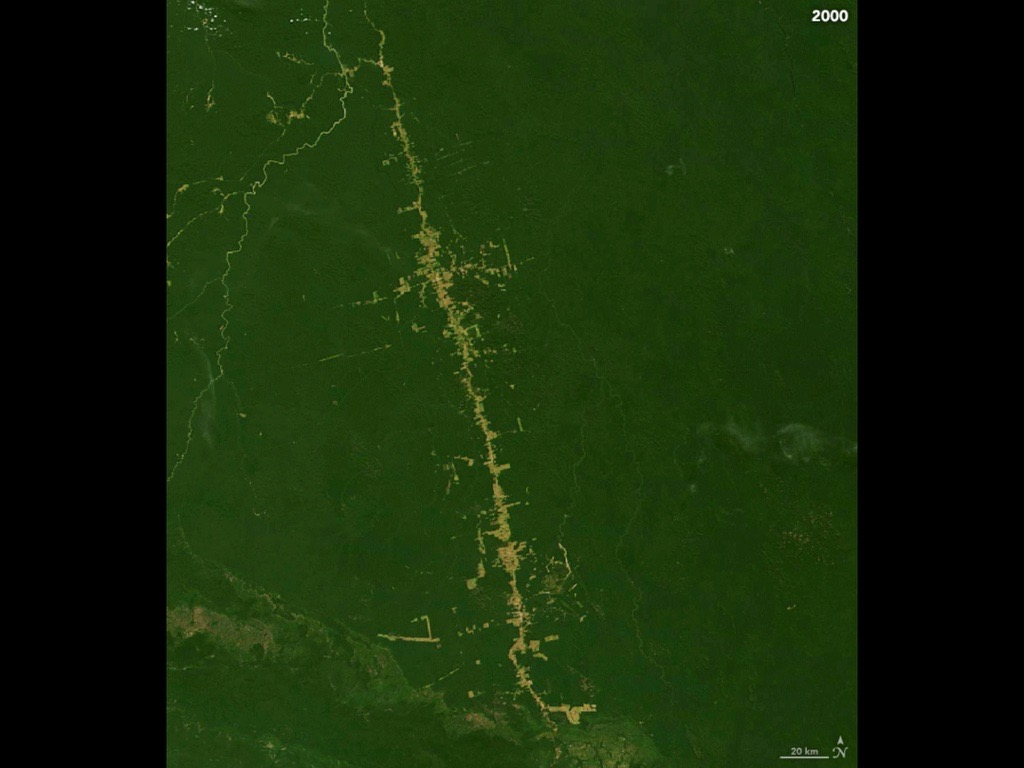
#> input picture deforestation_ama1/photo/2000.png, 1024 x 768 px, found by its file name; its folder holds 4 pictures in this run
$ python A5__ok.py
#> lines starting #> are read from the running program, lines starting #| are printed output that depends on the picture; after the words box and inside, x2 and y2 are one past the last pixel; in counts of white or black regions, pixels touching at a corner belong together
import cv2
import numpy as np
import os
import shutil
import openpyxl


def highlight_green_areas(input_image_path, output_image_path, lower_green, upper_green):
    # Charger l'image d'entrée
    image = cv2.imread(input_image_path)
#> image is the input picture: shape (768, 1024, 3); mean B, G, R 9.2, 41.9, 22.7

    # Convertir l'image en format HSV (teinte, saturation, valeur)
    hsv_image = cv2.cvtColor(image, cv2.COLOR_BGR2HSV)
#> hsv_image: shape (768, 1024, 3); mean H, S, V 33.1, 138.9, 41.9

    # Définir la plage de couleurs verte que vous souhaitez détecter
    lower_green = np.array(lower_green)
    upper_green = np.array(upper_green)

    # Créer un masque pour les pixels verts dans la plage spécifiée
    mask = cv2.inRange(hsv_image, lower_green, upper_green)
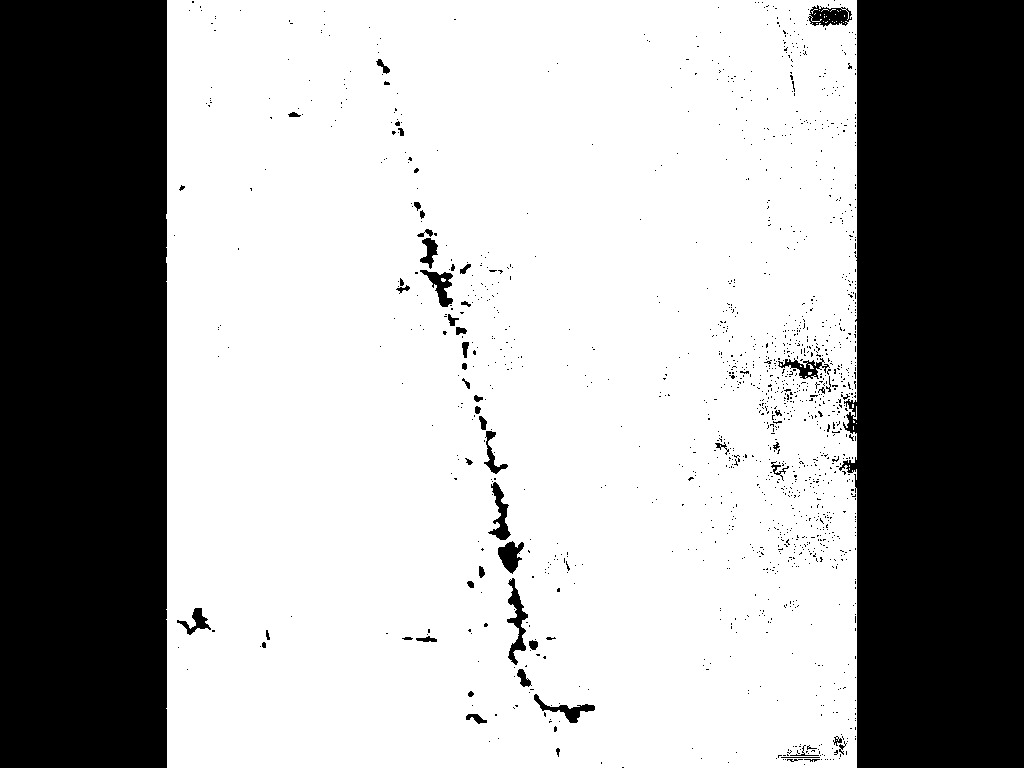
#> mask: shape (768, 1024); 66.1% white; 1443 black regions (1386 under 20 px), largest, box (x1, y1, x2, y2) and area: (839, 0, 1024, 768) 128669, (0, 0, 167, 768) 128240, (507, 578, 528, 665) 688

    # Appliquer le masque à l'image d'origine
    result = cv2.bitwise_and(image, image, mask=mask)

    # Enregistrer l'image résultante
    cv2.imwrite(output_image_path, result)

def calculate_green_proportion_in_highlighted_image(output_image_path):
    # Charger l'image résultante (image mise en évidence)
    highlighted_image = cv2.imread(output_image_path)

    # Convertir l'image en format HSV (teinte, saturation, valeur)
    hsv_highlighted_image = cv2.cvtColor(highlighted_image, cv2.COLOR_BGR2HSV)
#> hsv_highlighted_image: shape (768, 1024, 3); mean H, S, V 31.6, 133.7, 40.6

    # Définir la plage de couleurs verte que vous souhaitez détecter
    lower_green = np.array([35, 50, 50])  # Plage inférieure (vert)
    upper_green = np.array([85, 255, 255])  # Plage supérieure (vert)

    # Créer un masque pour les pixels verts dans la plage spécifiée
    mask = cv2.inRange(hsv_highlighted_image, lower_green, upper_green)

    # Compter le nombre de pixels verts dans le masque
    green_pixel_count = np.count_nonzero(mask)
#> green_pixel_count = 519871

    # Calculer la proportion en pourcentage
    total_pixel_count = highlighted_image.shape[0] * highlighted_image.shape[1]
#> total_pixel_count = 786432
    green_proportion = (green_pixel_count / total_pixel_count) * 100
#> green_proportion = 66.11

    return green_proportion


# [44 lines left out: functions highlight_color_areas, calculate_color_proportion_in_highlighted_image, not called in this run]


def superpose_and_rename_images(départ, arrivée):
    # Obtenir la liste des fichiers triés par ordre alphabétique
    image_files = sorted([f for f in os.listdir(départ) if f.endswith(".jpg") or f.endswith(".jpeg") or f.endswith(".png")])

    for i in range(len(image_files) - 1):
        input_image_path1 = os.path.join(départ, image_files[i])
        input_image_path2 = os.path.join(départ, image_files[i + 1])

        # Charger les deux images
        image1 = cv2.imread(input_image_path1)
        image2 = cv2.imread(input_image_path2)

        # Redimensionner l'une des images si nécessaire
        if image1.shape != image2.shape:
            image1 = cv2.resize(image1, (image2.shape[1], image2.shape[0]))

        # Créer une image vide pour les pixels bleus
        blue_pixels = np.zeros_like(image1)

        # Obtenir les masques pour les zones vertes et noires dans les deux images
        green_mask1 = np.all(image1 == [0, 255, 0], axis=-1)  # Vert dans l'image 1
        green_mask2 = np.all(image2 == [0, 255, 0], axis=-1)  # Vert dans l'image 2
        black_mask1 = np.all(image1 == [0, 0, 0], axis=-1)    # Noir dans l'image 1
        black_mask2 = np.all(image2 == [0, 0, 0], axis=-1)    # Noir dans l'image 2

        # Créer l'image résultante en appliquant les masques
        result_image = image1.copy()
        result_image[green_mask1 & black_mask2] = [0, 0, 0]    # Noir pour les zones vertes -> noires
        result_image[black_mask1 & green_mask2] = [0, 0, 255]  # Bleu pour les zones noires -> vertes
        result_image[black_mask1 & black_mask2] = [0, 0, 0]    # Noir pour les zones noires communes
        result_image[green_mask1 & green_mask2] = [0, 255, 0]  # Vert pour les zones vertes communes
        result_image[~(green_mask1 | green_mask2 | black_mask1 | black_mask2)] = [0, 0, 255]  # Bleu pour les autres pixels

        # Créer le nom de fichier de sortie
        base_filename1, _ = os.path.splitext(image_files[i])
        base_filename2, _ = os.path.splitext(image_files[i + 1])
        output_filename = f"{base_filename1}-{base_filename2}_MAJ.jpg"
        output_image_path = os.path.join(arrivée, output_filename)

        # Enregistrer l'image résultante
        cv2.imwrite(output_image_path, result_image)

        print(f"Superposition de {image_files[i]} et {image_files[i + 1]} terminée.")

def create_excel_file(output_filename, data):
    workbook = openpyxl.Workbook()
    worksheet = workbook.active
    worksheet.title = "Données"
    # Add headers
    worksheet['A1'] = "Nom de l'image"
    worksheet['B1'] = "Proportion de vert (%)"
    worksheet['C1'] = "Surface en km²"

    # Add data
    for row_idx, row_data in enumerate(data, start=2):
        worksheet[f'A{row_idx}'] = row_data[0]
        worksheet[f'B{row_idx}'] = row_data[1]
        worksheet[f'C{row_idx}'] = row_data[2]

    workbook.save(output_filename)


if __name__ == "__main__":
    dossier_photo = r"C:\Users\bauma\OneDrive\Bureau\esirem_dijon\traitement\projet\photo"  # Remplacez par le chemin de votre répertoire
    départ  = r"C:\Users\bauma\OneDrive\Bureau\esirem_dijon\traitement\projet\modife"  # Remplacez par le chemin de votre répertoire d'images
    arrivée = r"C:\Users\bauma\OneDrive\Bureau\esirem_dijon\traitement\projet\supperpose"  # Remplacez par le chemin du répertoire de sortie

    # Plage de couleurs verte en format HSV (teinte, saturation, valeur)
    lower_green = [35, 50, 50]  # Plage inférieure (vert)
    upper_green = [85, 255, 255]  # Plage supérieure (vert)

    # Facteurs de conversion
    pixel_to_km = 20 / 38  # Conversion de pixels en km²

    # Données pour le fichier Excel
    excel_data = []

    # Parcourir tous les fichiers du répertoire d'entrée
    for filename in os.listdir(dossier_photo):
        if filename.endswith(".jpg") or filename.endswith(".jpeg") or filename.endswith(".png"):
            input_image_path = os.path.join(dossier_photo, filename)

            # Créer le nom de fichier de sortie avec _MAJ ajouté
            base_filename, file_extension = os.path.splitext(filename)
            output_image_filename = f"{base_filename}_MAJ{file_extension}"
            output_image_path = os.path.join(départ, output_image_filename)

            # Appliquer la fonction pour mettre en évidence les zones vertes
            highlight_green_areas(input_image_path, output_image_path, lower_green, upper_green)

            # Charger l'image mise en évidence
            highlighted_image = cv2.imread(output_image_path)

            # Calculer la proportion de vert dans l'image mise en évidence
            green_proportion = calculate_green_proportion_in_highlighted_image(output_image_path)
#> green_proportion = 66.11

            # Calculer la surface en kilomètres carrés
            total_pixels = highlighted_image.shape[0] * highlighted_image.shape[1]
#> total_pixels = 786432
            green_area_km2 = (green_proportion / 100) * (total_pixels * pixel_to_km ** 2)
#> green_area_km2 = 144008.6

            # Ajouter les informations à la liste des données
            excel_data.append([filename, green_proportion, green_area_km2])

            print(f"Proportion de vert dans {filename}: {green_proportion:.2f}%, Surface en km²: {green_area_km2:.2f} km²")
#| Proportion de vert dans 2000.png: 66.11%, Surface en km²: 144008.59 km²
#> pass 2 of the loop `for filename in os.listdir(dossier_photo):`:
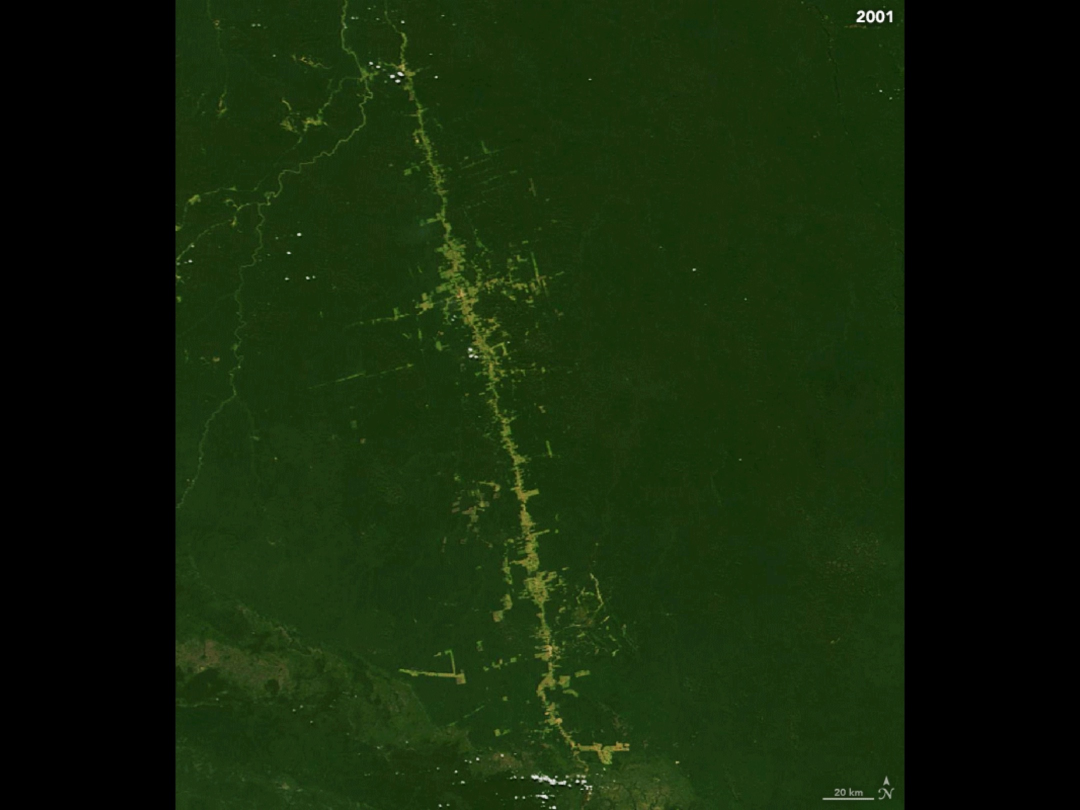
#> input picture deforestation_ama1/photo/2001.png, 2160 x 1620 px, found by its file name (shown at 1/2 size)
#> in highlight_green_areas, image is the input picture: shape (1620, 2160, 3); mean B, G, R 9.4, 36.5, 19.4
#> hsv_image: shape (1620, 2160, 3); mean H, S, V 33.9, 131.7, 36.5
#> in highlight_green_areas (call 2), `mask = cv2.inRange(hsv_image, lower_green, upper_green)`:
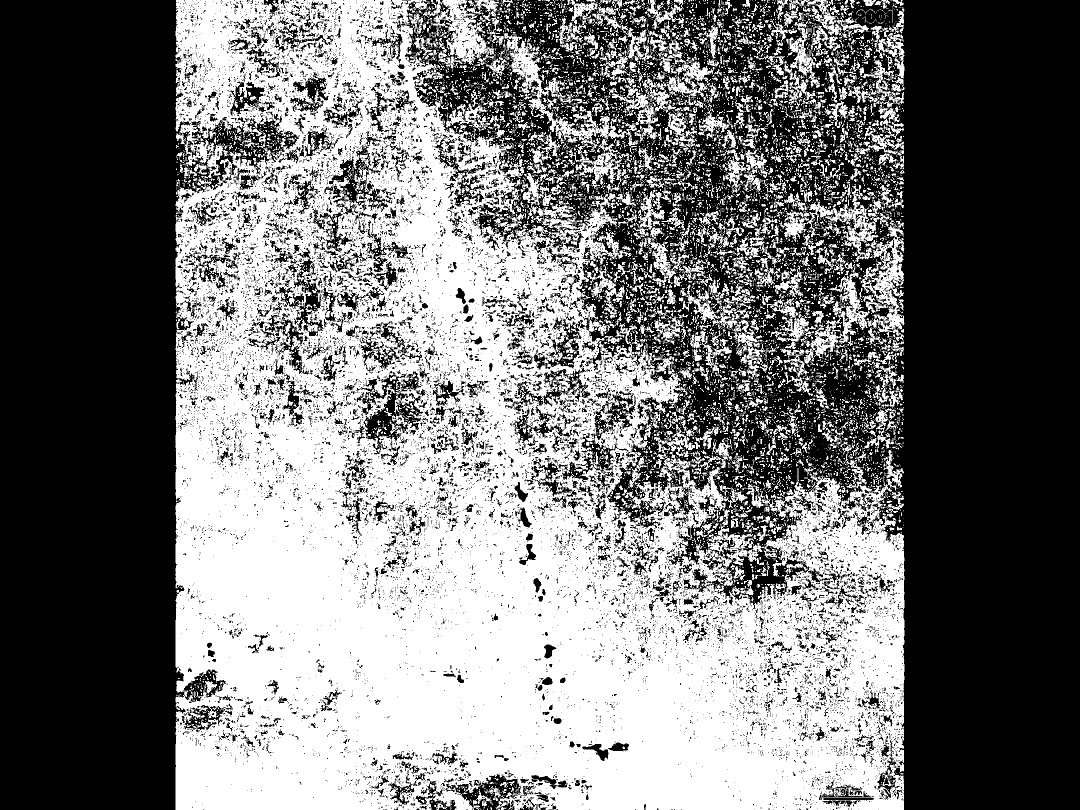
#> mask: shape (1620, 2160) (shown at 1/2 size); 46.5% white; 10010 white regions (8388 under 20 px), largest, box (x1, y1, x2, y2) and area: (351, 0, 1809, 1620) 1355572, (984, 66, 1323, 378) 17524, (1721, 442, 1809, 697) 8548
#> in highlight_green_areas (call 2), `result = cv2.bitwise_and(image, image, mask=mask)`:
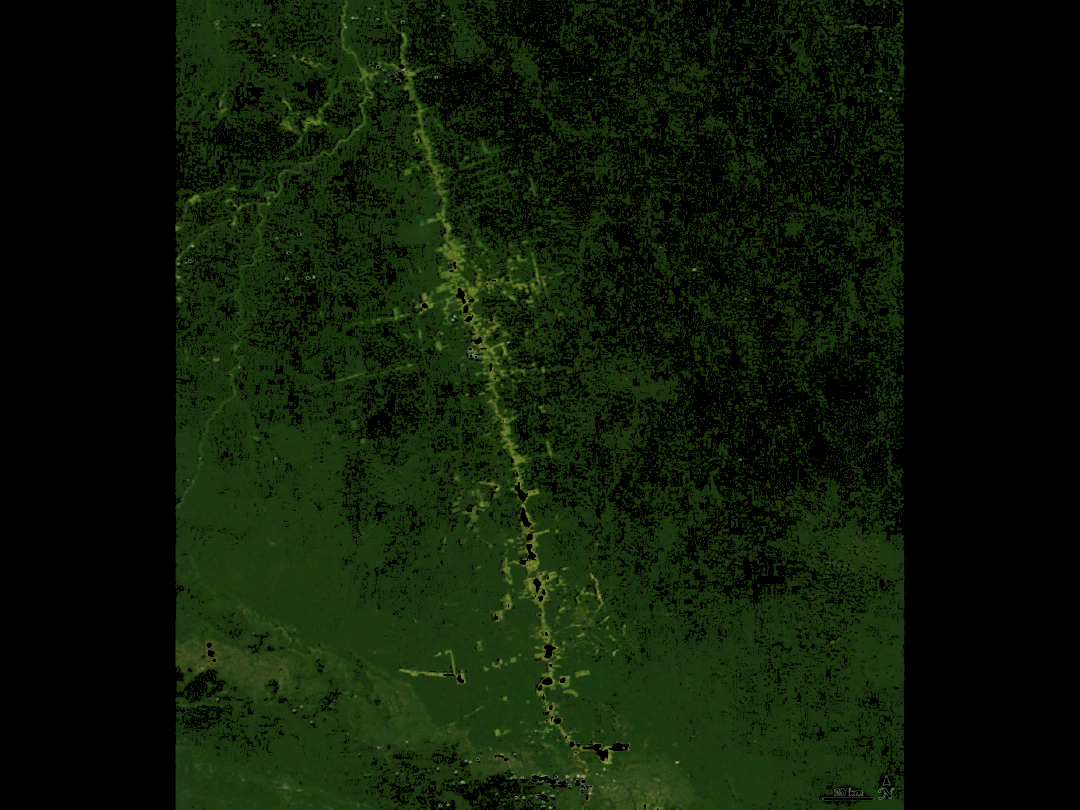
#> result: shape (1620, 2160, 3) (shown at 1/2 size); mean B, G, R 7.2, 26.1, 14
#> hsv_highlighted_image: shape (1620, 2160, 3); mean H, S, V 22.9, 86.6, 26.1
#> `green_proportion = calculate_green_proportion_in_highlighted_image(out..`: green_proportion = 46.49
#> green_area_km2 = 450673.4
#| Proportion de vert dans 2001.png: 46.49%, Surface en km²: 450673.41 km²
#> pass 3 of the loop `for filename in os.listdir(dossier_photo):`:
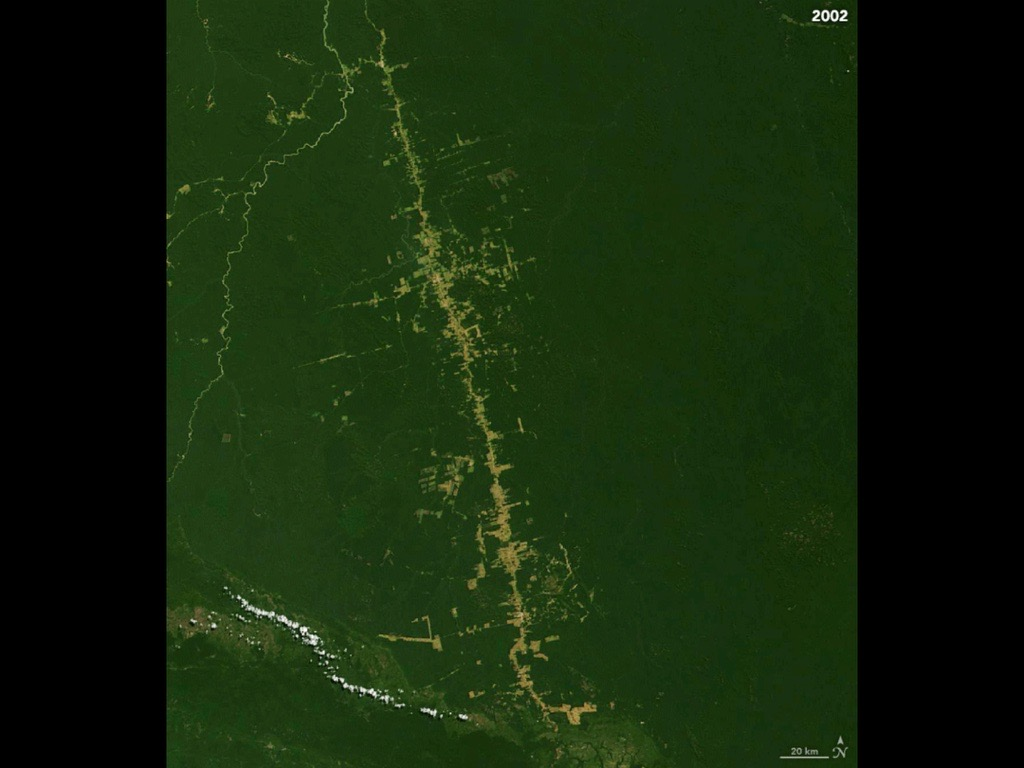
#> input picture deforestation_ama1/photo/2002.png, 1024 x 768 px, found by its file name
#> in highlight_green_areas, image is the input picture: shape (768, 1024, 3); mean B, G, R 11.4, 37.9, 20.5
#> hsv_image: shape (768, 1024, 3); mean H, S, V 34.5, 125.8, 37.9
#> in highlight_green_areas (call 3), `mask = cv2.inRange(hsv_image, lower_green, upper_green)`:
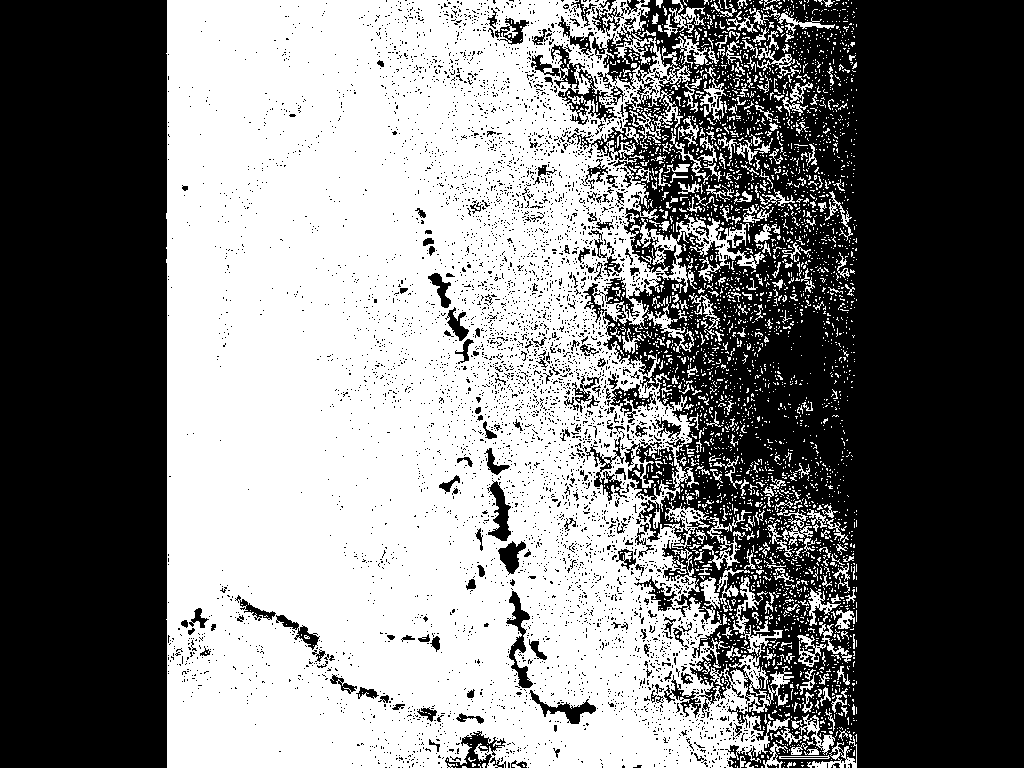
#> mask: shape (768, 1024); 49.3% white; 3260 white regions (2968 under 20 px), largest, box (x1, y1, x2, y2) and area: (166, 0, 794, 768) 355803, (699, 510, 752, 570) 618, (647, 296, 694, 353) 516
#> in highlight_green_areas (call 3), `result = cv2.bitwise_and(image, image, mask=mask)`:
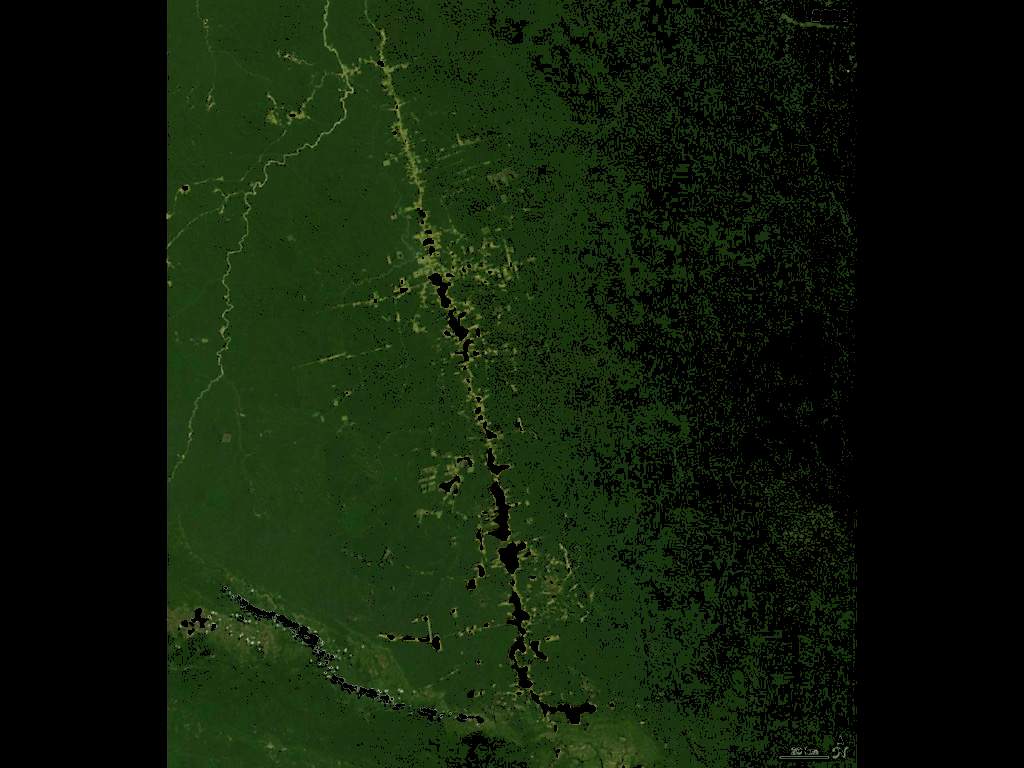
#> result: shape (768, 1024, 3); mean B, G, R 8.8, 28.6, 15.6
#> hsv_highlighted_image: shape (768, 1024, 3); mean H, S, V 24.6, 88, 28.6
#> `green_proportion = calculate_green_proportion_in_highlighted_image(out..`: green_proportion = 49.3
#> green_area_km2 = 107396.4
#| Proportion de vert dans 2002.png: 49.30%, Surface en km²: 107396.40 km²
#> the loop made 4 passes; the first 3 are shown

    # Enregistrer le fichier Excel
    excel_filename = r"C:\Users\bauma\OneDrive\Bureau\esirem_dijon\traitement\projet\Etude_déforestation.xlsx"
    create_excel_file(excel_filename, excel_data)

#> (the run stopped early here; a loop or call above may not have finished)
